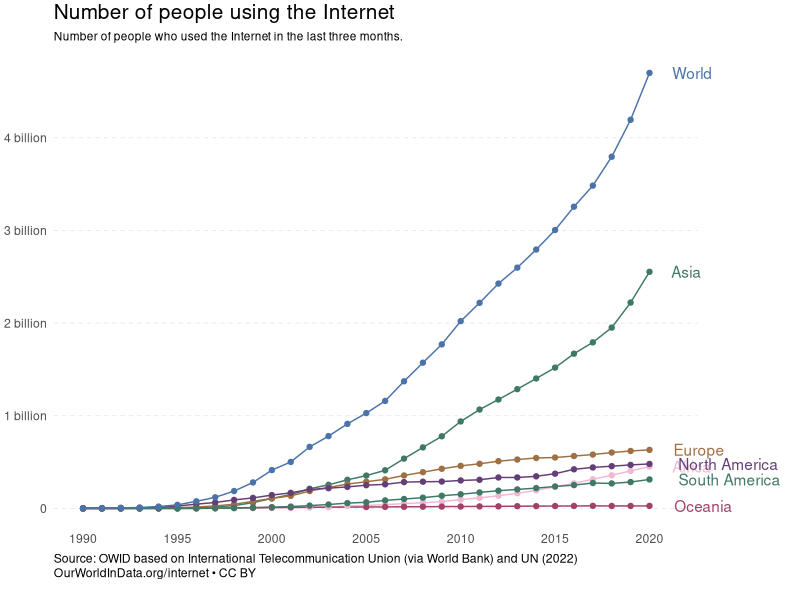

Write R code to recreate this figure.
## ---- chunk 1
#| label: load_packages
#| echo: false

# Use this R-Chunk to load the libraries you will use in this file.
library(tidyverse)
library(readr)
library(ggtext)
library(grid)
## ---- chunk 2
#| label: load


df <- read.csv("number-of-internet-users.csv", check.names=TRUE)

df1<- df%>%
  rename(users = Number.of.Internet.users)%>%
  fill(users, .direction = "downup")%>%
  filter(Entity=="World"| Entity=="Asia"| Entity=="Europe" | Entity=="North America" | Entity=="Africa" | Entity=="South America"| Entity=="Oceania")

head(df1,5)
## ---- chunk 3
#| label: graph
#| echo: false
#| #| fig-width: 10
#| fig-height: 4.5

p<- ggplot(data=df1)+
  geom_line(aes(x=Year, y=users, group=Entity, color=Entity ))+
  geom_point(aes(x=Year, y=users, group=Entity, color=Entity))+
  scale_color_manual(values = c("#f2b8d3","#3f7965", "#9e7043","#643e77","#a34069","#3f7965","#4b73aa"))+
  theme_light()+
  scale_y_continuous(breaks =seq(0, 4.55E9, by=1E9), 
                       labels = c("0","1 billion","2 billion", "3 billion", "4 billion"))+
  scale_x_continuous(breaks =seq(1990,2020, by=5), 
                       labels = c("1990","1995", "2000", "2005", "2010","2015","2020"))+
    
#scale_fill_discrete(limits = c("World", "Asia", "Europe","North America","Africa","South America","Oceania"))+
  theme(panel.grid = element_line(color = "#e2e2e2",size = 0.5,
                                    linetype = "dashed"),
          panel.grid.minor = element_blank(),
          panel.grid.major.x = element_blank(),
          legend.title = element_blank(),
          axis.line.y = element_blank(),
          axis.ticks =element_blank(),
          panel.border = element_blank(),
  )+
  geom_text(data = filter(df1, Year == max(Year)),
              aes(x=Year, y=users,label = Entity, color=Entity),
              hjust = -.1, nudge_x = 1)+
  coord_cartesian(clip = 'off') +
  theme(legend.position = 'none',
          plot.margin = margin(0.1, 2.6, 0.5, 0.1, "cm")) 
  

p+ labs(title="Number of people using the Internet",
             subtitle = "Number of people who used the Internet in the last three months.",
caption = "Source: OWID based on International Telecommunication Union (via World Bank) and UN (2022)
OurWorldInData.org/internet • CC BY")+
  theme(
  axis.text.x = element_text(margin = margin(t = 0, r = 0, b = 0, l = 0),lineheight = -1),
  plot.caption = element_text(lineheight = 1, hjust = 0),

  plot.title = element_text( hjust=0, size=15, lineheight = 4),
  plot.subtitle = element_text(hjust=0, size=8.5, lineheight = 1.2),
  axis.title = element_blank(),
 
  
)
  
  
